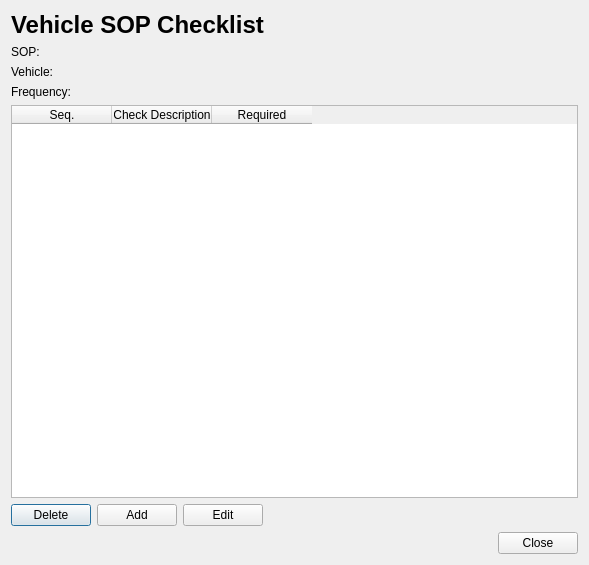
<?xml version="1.0" encoding="UTF-8"?>
<ui version="4.0">
 <class>VehicleSopChecklistDialog</class>
 <widget class="QDialog" name="VehicleSopChecklistDialog">
  <property name="geometry">
   <rect>
    <x>0</x>
    <y>0</y>
    <width>589</width>
    <height>565</height>
   </rect>
  </property>
  <property name="windowTitle">
   <string>Vehicle SOP Checklist</string>
  </property>
  <layout class="QVBoxLayout" name="verticalLayout">
   <item>
    <widget class="QLabel" name="lblTitle">
     <property name="font">
      <font>
       <pointsize>18</pointsize>
       <bold>true</bold>
      </font>
     </property>
     <property name="text">
      <string>Vehicle SOP Checklist</string>
     </property>
    </widget>
   </item>
   <item>
    <widget class="QLabel" name="lblSop">
     <property name="text">
      <string>SOP:</string>
     </property>
    </widget>
   </item>
   <item>
    <widget class="QLabel" name="lblAsset">
     <property name="text">
      <string>Vehicle:</string>
     </property>
    </widget>
   </item>
   <item>
    <widget class="QLabel" name="lblFrequency">
     <property name="text">
      <string>Frequency:</string>
     </property>
    </widget>
   </item>
   <item>
    <widget class="QTableWidget" name="tblChecklist">
     <column>
      <property name="text">
       <string>Seq.</string>
      </property>
     </column>
     <column>
      <property name="text">
       <string>Check Description</string>
      </property>
     </column>
     <column>
      <property name="text">
       <string>Required</string>
      </property>
     </column>
    </widget>
   </item>
   <item>
    <layout class="QHBoxLayout" name="horizontalLayout">
     <item>
      <widget class="QPushButton" name="btnDelete">
       <property name="text">
        <string>Delete</string>
       </property>
      </widget>
     </item>
     <item>
      <widget class="QPushButton" name="btnAdd">
       <property name="text">
        <string>Add</string>
       </property>
      </widget>
     </item>
     <item>
      <widget class="QPushButton" name="btnEdit">
       <property name="text">
        <string>Edit</string>
       </property>
      </widget>
     </item>
     <item>
      <spacer name="horizontalSpacer">
       <property name="orientation">
        <enum>Qt::Orientation::Horizontal</enum>
       </property>
       <property name="sizeHint" stdset="0">
        <size>
         <width>40</width>
         <height>20</height>
        </size>
       </property>
      </spacer>
     </item>
    </layout>
   </item>
   <item>
    <widget class="QDialogButtonBox" name="buttonBox">
     <property name="orientation">
      <enum>Qt::Orientation::Horizontal</enum>
     </property>
     <property name="standardButtons">
      <set>QDialogButtonBox::StandardButton::Close</set>
     </property>
    </widget>
   </item>
  </layout>
 </widget>
 <resources/>
 <connections>
  <connection>
   <sender>buttonBox</sender>
   <signal>accepted()</signal>
   <receiver>VehicleSopChecklistDialog</receiver>
   <slot>accept()</slot>
   <hints>
    <hint type="sourcelabel">
     <x>248</x>
     <y>254</y>
    </hint>
    <hint type="destinationlabel">
     <x>157</x>
     <y>274</y>
    </hint>
   </hints>
  </connection>
  <connection>
   <sender>buttonBox</sender>
   <signal>rejected()</signal>
   <receiver>VehicleSopChecklistDialog</receiver>
   <slot>reject()</slot>
   <hints>
    <hint type="sourcelabel">
     <x>316</x>
     <y>260</y>
    </hint>
    <hint type="destinationlabel">
     <x>286</x>
     <y>274</y>
    </hint>
   </hints>
  </connection>
 </connections>
</ui>
